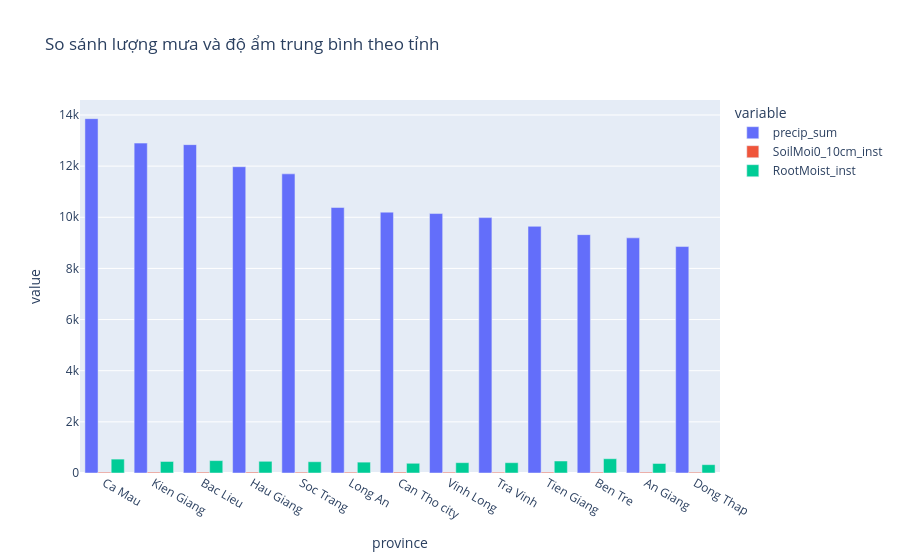

Here is the notebook cell this chart was saved with:
### Code cell
fig = px.bar(
    province_summary.reset_index(),
    x="province",
    y=["precip_sum", "SoilMoi0_10cm_inst", "RootMoist_inst"],
    barmode="group",
    title="So sánh lượng mưa và độ ẩm trung bình theo tỉnh",
)
fig.show()

### Figure 1 — Plotly figure (JSON) as saved in the notebook; plotly's stock layout.template omitted (floating-point values rounded to 4 significant figures)
{"data": [{"alignmentgroup": "True", "hovertemplate": "variable=precip_sum<br>province=%{x}<br>value=%{y}<extra></extra>", "legendgroup": "precip_sum", "marker": {"color": "#636efa", "pattern": {"shape": ""}}, "name": "precip_sum", "offsetgroup": "precip_sum", "orientation": "v", "showlegend": true, "textposition": "auto", "type": "bar", "x": ["Ca Mau", "Kien Giang", "Bac Lieu", "Hau Giang", "Soc Trang", "Long An", "Can Tho city", "Vinh Long", "Tra Vinh", "Tien Giang", "Ben Tre", "An Giang", "Dong Thap"], "xaxis": "x", "y": [13860.0, 12900.0, 12840.0, 11980.0, 11700.0, 10380.0, 10200.0, 10140.0, 9986.0, 9646.0, 9321.0, 9195.0, 8855.0], "yaxis": "y"}, {"alignmentgroup": "True", "hovertemplate": "variable=SoilMoi0_10cm_inst<br>province=%{x}<br>value=%{y}<extra></extra>", "legendgroup": "SoilMoi0_10cm_inst", "marker": {"color": "#EF553B", "pattern": {"shape": ""}}, "name": "SoilMoi0_10cm_inst", "offsetgroup": "SoilMoi0_10cm_inst", "orientation": "v", "showlegend": true, "textposition": "auto", "type": "bar", "x": ["Ca Mau", "Kien Giang", "Bac Lieu", "Hau Giang", "Soc Trang", "Long An", "Can Tho city", "Vinh Long", "Tra Vinh", "Tien Giang", "Ben Tre", "An Giang", "Dong Thap"], "xaxis": "x", "y": [31.52, 33.08, 33.4, 34.38, 31.84, 31.54, 34.31, 31.51, 30.27, 33.17, 32.0, 32.59, 30.55], "yaxis": "y"}, {"alignmentgroup": "True", "hovertemplate": "variable=RootMoist_inst<br>province=%{x}<br>value=%{y}<extra></extra>", "legendgroup": "RootMoist_inst", "marker": {"color": "#00cc96", "pattern": {"shape": ""}}, "name": "RootMoist_inst", "offsetgroup": "RootMoist_inst", "orientation": "v", "showlegend": true, "textposition": "auto", "type": "bar", "x": ["Ca Mau", "Kien Giang", "Bac Lieu", "Hau Giang", "Soc Trang", "Long An", "Can Tho city", "Vinh Long", "Tra Vinh", "Tien Giang", "Ben Tre", "An Giang", "Dong Thap"], "xaxis": "x", "y": [543.4, 450.3, 484.7, 457.9, 441.1, 424.6, 380.2, 403.7, 403.2, 468.7, 558.2, 372.6, 325.9], "yaxis": "y"}], "layout": {"barmode": "group", "legend": {"title": {"text": "variable"}, "tracegroupgap": 0}, "title": {"text": "So sánh lượng mưa và độ ẩm trung bình theo tỉnh"}, "xaxis": {"anchor": "y", "domain": [0, 1], "title": {"text": "province"}}, "yaxis": {"anchor": "x", "domain": [0, 1], "title": {"text": "value"}}}}
